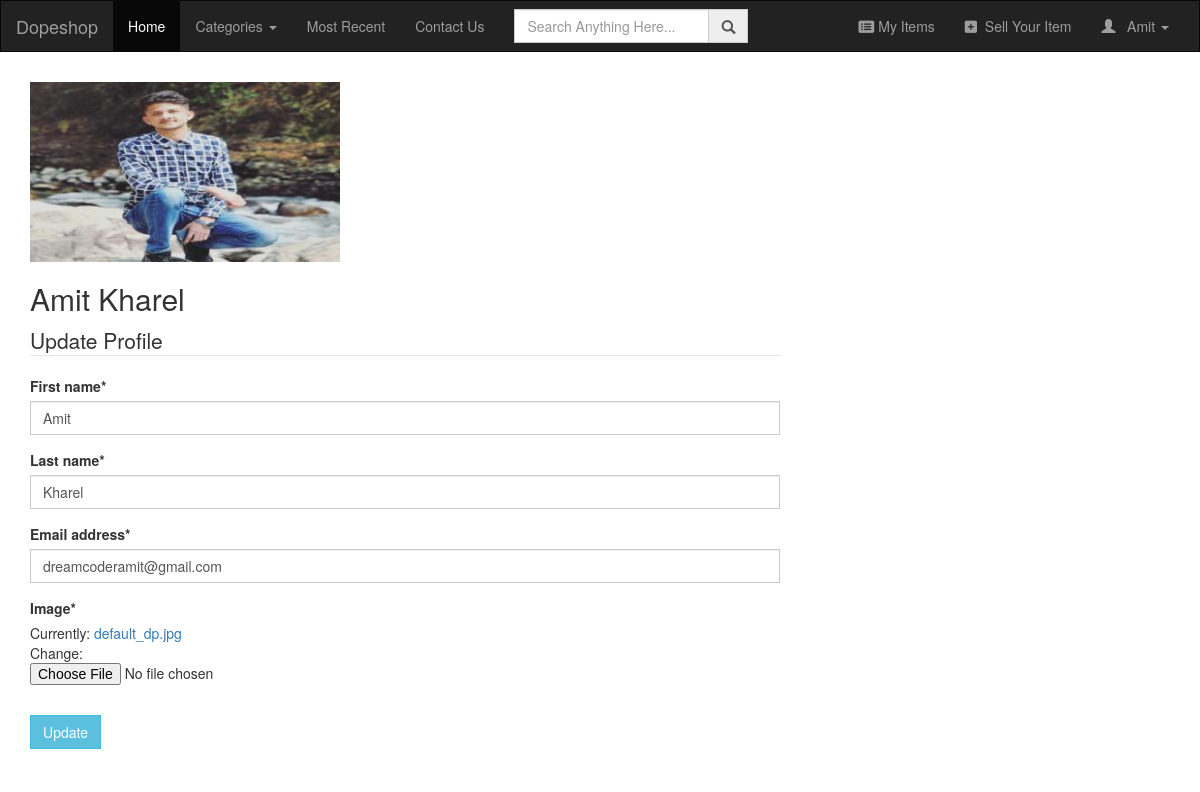
Screenshot of /profile/ (signed in) with the database file from the repository.
### users/models.py (models this page shows, shortened)
class Owner(AbstractBaseUser):
    email = models.EmailField(
        verbose_name='email address',
        max_length=255,
        unique=True,
    )
    first_name = models.CharField(
        max_length=255,
        verbose_name="First Name",
    )
    last_name = models.CharField(
        max_length=255,
        verbose_name="Last Name",
    )
    is_active = models.BooleanField(default=True)
    is_admin = models.BooleanField(default=False)
    objects = MyUserManager()
    USERNAME_FIELD = 'email'
    REQUIRED_FIELDS = []
    @property
    def is_superuser(self):
        return self.is_admin

class Profile(models.Model):
    user = models.OneToOneField(Owner, on_delete=models.CASCADE)
    image = models.ImageField(default='default_dp.jpg', upload_to='profile_images')

### users/views.py (the view)
# urls.py: path('profile/', user_views.profile, name='owner-profile'),
@login_required
def profile(request):
    if request.method == "POST":
        u_form = UserUpdateForm(request.POST, instance=request.user)
        p_form = ProfileUpdateForm(request.POST, request.FILES, instance=request.user.profile)
        if u_form.is_valid() and p_form.is_valid():
            u_form.save()
            p_form.save()
            messages.success(request, "Profile updated successfully")
            return redirect('owner-profile')
    else:
        u_form = UserUpdateForm(instance=request.user)
        p_form = ProfileUpdateForm(instance=request.user.profile)
    context = {'u_form':u_form, 'p_form':p_form, 'title':'Profile'}
    return render(request, 'users/profile.html', context=context)

### users/forms.py
class UserUpdateForm(forms.ModelForm):
    first_name = forms.CharField(max_length=255, required=True)
    last_name = forms.CharField(max_length=255, required=True)
    class Meta:
        model = Owner
        fields = ['first_name', 'last_name', 'email']

class ProfileUpdateForm(forms.ModelForm):
    class Meta:
        model = Profile
        fields = ['image']

### users/templates/users/profile.html (shortened to what this page needs)
{% extends 'home/base.html' %}
{% load crispy_forms_tags %}
{% block content %}
    <div class="content-section">
        <img style="height: 190px; width: 310px;padding-top: 10px;" src="{{ user.profile.image.url }}" class="rounded-circle account-img" alt="">
        <div>
            <h2>{{ user.first_name }} {{ user.last_name }} </h2>
        </div>
        <form action="" method="POST" enctype='multipart/form-data'>
            <fieldset class="form-group">
                <legend class="border-bottom mb-4">
                    Update Profile
                </legend>
                {{ u_form | crispy }}
                {{ p_form | crispy }}
            </fieldset>
            <div class="form-group">
                <button class="btn btn-info" type="submit">Update</button>
            </div>
        </form>
    </div>
{% endblock content %}

### home/templates/home/base.html (shortened to what this page needs)
{% load static %}
<!DOCTYPE html>
<html lang="en">
<head>
    <link rel="stylesheet" href="https://maxcdn.bootstrapcdn.com/bootstrap/3.3.7/css/bootstrap.min.css">
  </head>
<body>
  <div class="navbar navbar-inverse">
  <div class="container-fluid">
    <div class="row">
        <div class="col-lg-12">
            <div class="navbar-header">
                <a  href="{% url 'shop-home' %}" class="navbar-brand">Dopeshop</a>
            </div>
            <div class="navbar-collapse collapse" id="mobile_menu">
                <ul class="nav navbar-nav">
                    <li class="active"><a href="{% url 'shop-home' %}">Home</a></li>
                    <li><a href="" class="dropdown-toggle" data-toggle="dropdown">Categories <span class="caret"></span></a>
                    </li>
                    <li><a href="#">Most Recent</a></li>
                    <li><a href="{% url 'shop-contact' %}">Contact Us</a></li>
                </ul>
                <ul class="nav navbar-nav">
                    <li>
                        <form action="" class="navbar-form" role="search" id="navBarSearchForm">
                            <div class="form-group">
                                <div class="input-group">
                                    <input type="search" name="search" id="" placeholder="Search Anything Here..." class="form-control">
                                    <span class="input-group-addon"><span class="glyphicon glyphicon-search"></span></span>
                                </div>
                            </div>
                        </form>
                    </li>
                </ul>
                <ul class="nav navbar-nav navbar-right">
                    {% if user.is_authenticated %}
                        <li><a href="{% url 'owner-item-detail' user.pk user.first_name %}"><i class="fas fa-list-alt"></i>&nbsp;My Items</span></a></li>
                        <li><a href="{% url 'item-create' %}"><i class="fas fa-plus-square"></i> &nbsp;Sell Your Item</span></a></li>
                        <li><a href="#" class="dropdown-toggle" data-toggle="dropdown"><span class="glyphicon glyphicon-user"></span> &nbsp; {{ user.first_name }} <span class="caret"></span></a>
                        </li>
                    {% endif %}
                </ul>
            </div>
        </div>
    </div>
</div>
</div>
    <main role="main" class="container">
        <div class="row">
            <div class="col-md-8">
                <div class="content-section">
                    {% block content %}{% endblock content %}
                </div>
            </div>
        </div>
    </main>
</body>
</html>

### home/templates/home/base.html (style rules this page uses)
* { border-radius: 0 !important; }

### rows the page displays
Owner: first_name "Amit", profile.image (placeholder picture), last_name "Kharel", email "dreamcoderamit@gmail.com"
